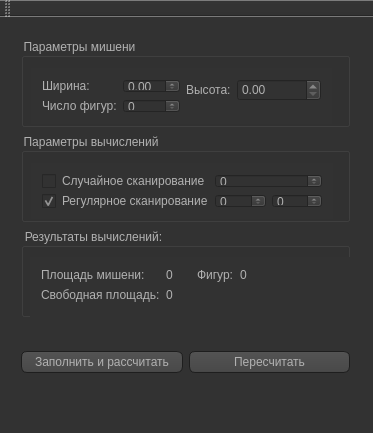
<?xml version="1.0" encoding="UTF-8"?>
<ui version="4.0">
 <class>MainWindow</class>
 <widget class="QMainWindow" name="MainWindow">
  <property name="geometry">
   <rect>
    <x>0</x>
    <y>0</y>
    <width>373</width>
    <height>433</height>
   </rect>
  </property>
  <property name="windowTitle">
   <string>MainWindow</string>
  </property>
  <property name="styleSheet">
   <string notr="true">QToolTip
{
     border: 1px solid black;
     background-color: #ffa02f;
     padding: 1px;
     border-radius: 3px;
     opacity: 100;
}

QWidget
{
    color: #b1b1b1;
    background-color: #323232;
}

QWidget:item:hover
{
    background-color: QLinearGradient( x1: 0, y1: 0, x2: 0, y2: 1, stop: 0 #ffa02f, stop: 1 #ca0619);
    color: #000000;
}

QWidget:item:selected
{
    background-color: QLinearGradient( x1: 0, y1: 0, x2: 0, y2: 1, stop: 0 #ffa02f, stop: 1 #d7801a);
}

QMenuBar::item
{
    background: transparent;
}

QMenuBar::item:selected
{
    background: transparent;
    border: 1px solid #ffaa00;
}

QMenuBar::item:pressed
{
    background: #444;
    border: 1px solid #000;
    background-color: QLinearGradient(
        x1:0, y1:0,
        x2:0, y2:1,
        stop:1 #212121,
        stop:0.4 #343434/*,
        stop:0.2 #343434,
        stop:0.1 #ffaa00*/
    );
    margin-bottom:-1px;
    padding-bottom:1px;
}

QMenu
{
    border: 1px solid #000;
}

QMenu::item
{
    padding: 2px 20px 2px 20px;
}

QMenu::item:selected
{
    color: #000000;
}

QWidget:disabled
{
    color: #404040;
    background-color: #323232;
}

QAbstractItemView
{
    background-color: QLinearGradient( x1: 0, y1: 0, x2: 0, y2: 1, stop: 0 #4d4d4d, stop: 0.1 #646464, stop: 1 #5d5d5d);
}

QWidget:focus
{
    /*border: 2px solid QLinearGradient( x1: 0, y1: 0, x2: 0, y2: 1, stop: 0 #ffa02f, stop: 1 #d7801a);*/
}

QLineEdit
{
    background-color: QLinearGradient( x1: 0, y1: 0, x2: 0, y2: 1, stop: 0 #4d4d4d, stop: 0 #646464, stop: 1 #5d5d5d);
    padding: 1px;
    border-style: solid;
    border: 1px solid #1e1e1e;
    border-radius: 5;
}

QPushButton
{
    color: #b1b1b1;
    background-color: QLinearGradient( x1: 0, y1: 0, x2: 0, y2: 1, stop: 0 #565656, stop: 0.1 #525252, stop: 0.5 #4e4e4e, stop: 0.9 #4a4a4a, stop: 1 #464646);
    border-width: 1px;
    border-color: #1e1e1e;
    border-style: solid;
    border-radius: 6;
    padding: 3px;
    font-size: 12px;
    padding-left: 5px;
    padding-right: 5px;
}

QPushButton:pressed
{
    background-color: QLinearGradient( x1: 0, y1: 0, x2: 0, y2: 1, stop: 0 #2d2d2d, stop: 0.1 #2b2b2b, stop: 0.5 #292929, stop: 0.9 #282828, stop: 1 #252525);
}

QComboBox
{
    selection-background-color: #ffaa00;
    background-color: QLinearGradient( x1: 0, y1: 0, x2: 0, y2: 1, stop: 0 #565656, stop: 0.1 #525252, stop: 0.5 #4e4e4e, stop: 0.9 #4a4a4a, stop: 1 #464646);
    border-style: solid;
    border: 1px solid #1e1e1e;
    border-radius: 5;
}

QComboBox:hover,QPushButton:hover
{
    border: 2px solid QLinearGradient( x1: 0, y1: 0, x2: 0, y2: 1, stop: 0 #ffa02f, stop: 1 #d7801a);
}


QComboBox:on
{
    padding-top: 3px;
    padding-left: 4px;
    background-color: QLinearGradient( x1: 0, y1: 0, x2: 0, y2: 1, stop: 0 #2d2d2d, stop: 0.1 #2b2b2b, stop: 0.5 #292929, stop: 0.9 #282828, stop: 1 #252525);
    selection-background-color: #ffaa00;
}

QComboBox QAbstractItemView
{
    border: 2px solid darkgray;
    selection-background-color: QLinearGradient( x1: 0, y1: 0, x2: 0, y2: 1, stop: 0 #ffa02f, stop: 1 #d7801a);
}

QComboBox::drop-down
{
     subcontrol-origin: padding;
     subcontrol-position: top right;
     width: 15px;

     border-left-width: 0px;
     border-left-color: darkgray;
     border-left-style: solid; /* just a single line */
     border-top-right-radius: 3px; /* same radius as the QComboBox */
     border-bottom-right-radius: 3px;
 }

QComboBox::down-arrow
{
     image: url(:/down_arrow.png);
}

QGroupBox:focus
{
border: 2px solid QLinearGradient( x1: 0, y1: 0, x2: 0, y2: 1, stop: 0 #ffa02f, stop: 1 #d7801a);
}

QTextEdit:focus
{
    border: 2px solid QLinearGradient( x1: 0, y1: 0, x2: 0, y2: 1, stop: 0 #ffa02f, stop: 1 #d7801a);
}

QScrollBar:horizontal {
     border: 1px solid #222222;
     background: QLinearGradient( x1: 0, y1: 0, x2: 0, y2: 1, stop: 0.0 #121212, stop: 0.2 #282828, stop: 1 #484848);
     height: 7px;
     margin: 0px 16px 0 16px;
}

QScrollBar::handle:horizontal
{
      background: QLinearGradient( x1: 0, y1: 0, x2: 1, y2: 0, stop: 0 #ffa02f, stop: 0.5 #d7801a, stop: 1 #ffa02f);
      min-height: 20px;
      border-radius: 2px;
}

QScrollBar::add-line:horizontal {
      border: 1px solid #1b1b19;
      border-radius: 2px;
      background: QLinearGradient( x1: 0, y1: 0, x2: 1, y2: 0, stop: 0 #ffa02f, stop: 1 #d7801a);
      width: 14px;
      subcontrol-position: right;
      subcontrol-origin: margin;
}

QScrollBar::sub-line:horizontal {
      border: 1px solid #1b1b19;
      border-radius: 2px;
      background: QLinearGradient( x1: 0, y1: 0, x2: 1, y2: 0, stop: 0 #ffa02f, stop: 1 #d7801a);
      width: 14px;
     subcontrol-position: left;
     subcontrol-origin: margin;
}

QScrollBar::right-arrow:horizontal, QScrollBar::left-arrow:horizontal
{
      border: 1px solid black;
      width: 1px;
      height: 1px;
      background: white;
}

QScrollBar::add-page:horizontal, QScrollBar::sub-page:horizontal
{
      background: none;
}

QScrollBar:vertical
{
      background: QLinearGradient( x1: 0, y1: 0, x2: 1, y2: 0, stop: 0.0 #121212, stop: 0.2 #282828, stop: 1 #484848);
      width: 7px;
      margin: 16px 0 16px 0;
      border: 1px solid #222222;
}

QScrollBar::handle:vertical
{
      background: QLinearGradient( x1: 0, y1: 0, x2: 0, y2: 1, stop: 0 #ffa02f, stop: 0.5 #d7801a, stop: 1 #ffa02f);
      min-height: 20px;
      border-radius: 2px;
}

QScrollBar::add-line:vertical
{
      border: 1px solid #1b1b19;
      border-radius: 2px;
      background: QLinearGradient( x1: 0, y1: 0, x2: 0, y2: 1, stop: 0 #ffa02f, stop: 1 #d7801a);
      height: 14px;
      subcontrol-position: bottom;
      subcontrol-origin: margin;
}

QScrollBar::sub-line:vertical
{
      border: 1px solid #1b1b19;
      border-radius: 2px;
      background: QLinearGradient( x1: 0, y1: 0, x2: 0, y2: 1, stop: 0 #d7801a, stop: 1 #ffa02f);
      height: 14px;
      subcontrol-position: top;
      subcontrol-origin: margin;
}

QScrollBar::up-arrow:vertical, QScrollBar::down-arrow:vertical
{
      border: 1px solid black;
      width: 1px;
      height: 1px;
      background: white;
}


QScrollBar::add-page:vertical, QScrollBar::sub-page:vertical
{
      background: none;
}

QTextEdit
{
    background-color: #242424;
}

QPlainTextEdit
{
    background-color: #242424;
}

QHeaderView::section
{
    background-color: QLinearGradient(x1:0, y1:0, x2:0, y2:1, stop:0 #616161, stop: 0.5 #505050, stop: 0.6 #434343, stop:1 #656565);
    color: white;
    padding-left: 4px;
    border: 1px solid #6c6c6c;
}

QCheckBox:disabled
{
color: #414141;
}

QDockWidget::title
{
    text-align: center;
    spacing: 3px; /* spacing between items in the tool bar */
    background-color: QLinearGradient(x1:0, y1:0, x2:0, y2:1, stop:0 #323232, stop: 0.5 #242424, stop:1 #323232);
}

QDockWidget::close-button, QDockWidget::float-button
{
    text-align: center;
    spacing: 1px; /* spacing between items in the tool bar */
    background-color: QLinearGradient(x1:0, y1:0, x2:0, y2:1, stop:0 #323232, stop: 0.5 #242424, stop:1 #323232);
}

QDockWidget::close-button:hover, QDockWidget::float-button:hover
{
    background: #242424;
}

QDockWidget::close-button:pressed, QDockWidget::float-button:pressed
{
    padding: 1px -1px -1px 1px;
}

QMainWindow::separator
{
    background-color: QLinearGradient(x1:0, y1:0, x2:0, y2:1, stop:0 #161616, stop: 0.5 #151515, stop: 0.6 #212121, stop:1 #343434);
    color: white;
    padding-left: 4px;
    border: 1px solid #4c4c4c;
    spacing: 3px; /* spacing between items in the tool bar */
}

QMainWindow::separator:hover
{

    background-color: QLinearGradient(x1:0, y1:0, x2:0, y2:1, stop:0 #d7801a, stop:0.5 #b56c17 stop:1 #ffa02f);
    color: white;
    padding-left: 4px;
    border: 1px solid #6c6c6c;
    spacing: 3px; /* spacing between items in the tool bar */
}

QToolBar::handle
{
     spacing: 3px; /* spacing between items in the tool bar */
     background: url(:/images/handle.png);
}

QMenu::separator
{
    height: 2px;
    background-color: QLinearGradient(x1:0, y1:0, x2:0, y2:1, stop:0 #161616, stop: 0.5 #151515, stop: 0.6 #212121, stop:1 #343434);
    color: white;
    padding-left: 4px;
    margin-left: 10px;
    margin-right: 5px;
}

QProgressBar
{
    border: 2px solid grey;
    border-radius: 5px;
    text-align: center;
}

QProgressBar::chunk
{
    background-color: #d7801a;
    width: 2.15px;
    margin: 0.5px;
}

QTabBar::tab {
    color: #b1b1b1;
    border: 1px solid #444;
    border-bottom-style: none;
    background-color: #323232;
    padding-left: 10px;
    padding-right: 10px;
    padding-top: 3px;
    padding-bottom: 2px;
    margin-right: -1px;
}

QTabWidget::pane {
    border: 1px solid #444;
    top: 1px;
}

QTabBar::tab:last
{
    margin-right: 0; /* the last selected tab has nothing to overlap with on the right */
    border-top-right-radius: 3px;
}

QTabBar::tab:first:!selected
{
 margin-left: 0px; /* the last selected tab has nothing to overlap with on the right */


    border-top-left-radius: 3px;
}

QTabBar::tab:!selected
{
    color: #b1b1b1;
    border-bottom-style: solid;
    margin-top: 3px;
    background-color: QLinearGradient(x1:0, y1:0, x2:0, y2:1, stop:1 #212121, stop:.4 #343434);
}

QTabBar::tab:selected
{
    border-top-left-radius: 3px;
    border-top-right-radius: 3px;
    margin-bottom: 0px;
}

QTabBar::tab:!selected:hover
{
    /*border-top: 2px solid #ffaa00;
    padding-bottom: 3px;*/
    border-top-left-radius: 3px;
    border-top-right-radius: 3px;
    background-color: QLinearGradient(x1:0, y1:0, x2:0, y2:1, stop:1 #212121, stop:0.4 #343434, stop:0.2 #343434, stop:0.1 #ffaa00);
}

QRadioButton::indicator:checked, QRadioButton::indicator:unchecked{
    color: #b1b1b1;
    background-color: #323232;
    border: 1px solid #b1b1b1;
    border-radius: 6px;
}

QRadioButton::indicator:checked
{
    background-color: qradialgradient(
        cx: 0.5, cy: 0.5,
        fx: 0.5, fy: 0.5,
        radius: 1.0,
        stop: 0.25 #ffaa00,
        stop: 0.3 #323232
    );
}

QRadioButton::indicator
{
    border-radius: 6px;
}

QRadioButton::indicator:hover, QCheckBox::indicator:hover
{
    border: 1px solid #ffaa00;
}
</string>
  </property>
  <widget class="QWidget" name="centralWidget">
   <widget class="QWidget" name="verticalLayoutWidget">
    <property name="geometry">
     <rect>
      <x>10</x>
      <y>10</y>
      <width>351</width>
      <height>301</height>
     </rect>
    </property>
    <layout class="QVBoxLayout" name="verticalLayout">
     <item>
      <widget class="QGroupBox" name="groupBox">
       <property name="title">
        <string>Параметры мишени</string>
       </property>
       <widget class="QWidget" name="horizontalLayoutWidget_2">
        <property name="geometry">
         <rect>
          <x>10</x>
          <y>30</y>
          <width>301</width>
          <height>56</height>
         </rect>
        </property>
        <layout class="QHBoxLayout" name="horizontalLayout_2">
         <item>
          <layout class="QFormLayout" name="formLayout_2">
           <item row="0" column="0">
            <widget class="QLabel" name="label">
             <property name="text">
              <string>Ширина:</string>
             </property>
            </widget>
           </item>
           <item row="1" column="0">
            <widget class="QLabel" name="label_2">
             <property name="text">
              <string>Число фигур:</string>
             </property>
            </widget>
           </item>
           <item row="0" column="1">
            <widget class="QDoubleSpinBox" name="sbWidth"/>
           </item>
           <item row="1" column="1">
            <widget class="QSpinBox" name="sbFiguresCount"/>
           </item>
          </layout>
         </item>
         <item>
          <layout class="QFormLayout" name="formLayout_4">
           <item row="0" column="0">
            <widget class="QLabel" name="label_3">
             <property name="text">
              <string>Высота:</string>
             </property>
             <property name="buddy">
              <cstring>sbHight</cstring>
             </property>
            </widget>
           </item>
           <item row="0" column="1">
            <widget class="QDoubleSpinBox" name="sbHight"/>
           </item>
          </layout>
         </item>
        </layout>
       </widget>
      </widget>
     </item>
     <item>
      <widget class="QGroupBox" name="groupBox_2">
       <property name="title">
        <string>Параметры вычислений</string>
       </property>
       <widget class="QWidget" name="formLayoutWidget">
        <property name="geometry">
         <rect>
          <x>10</x>
          <y>30</y>
          <width>302</width>
          <height>56</height>
         </rect>
        </property>
        <layout class="QFormLayout" name="formLayout">
         <property name="sizeConstraint">
          <enum>QLayout::SetMaximumSize</enum>
         </property>
         <item row="0" column="0">
          <widget class="QCheckBox" name="cbRandomScanCount">
           <property name="enabled">
            <bool>true</bool>
           </property>
           <property name="text">
            <string>Случайное сканирование</string>
           </property>
           <property name="checked">
            <bool>false</bool>
           </property>
          </widget>
         </item>
         <item row="1" column="0">
          <widget class="QCheckBox" name="cbRegularScanInterval">
           <property name="text">
            <string>Регулярное сканирование</string>
           </property>
           <property name="checked">
            <bool>true</bool>
           </property>
          </widget>
         </item>
         <item row="0" column="1">
          <widget class="QSpinBox" name="sbRandomScanCount"/>
         </item>
         <item row="1" column="1">
          <layout class="QHBoxLayout" name="horizontalLayout">
           <item>
            <widget class="QSpinBox" name="sbRegularScanIntervalStart"/>
           </item>
           <item>
            <widget class="QSpinBox" name="sbRegularScanIntervalEnd"/>
           </item>
          </layout>
         </item>
        </layout>
       </widget>
       <zorder>formLayoutWidget</zorder>
       <zorder>groupBox</zorder>
      </widget>
     </item>
     <item>
      <widget class="QGroupBox" name="groupBox_3">
       <property name="title">
        <string>Результаты вычислений:</string>
       </property>
       <widget class="QWidget" name="horizontalLayoutWidget_3">
        <property name="geometry">
         <rect>
          <x>9</x>
          <y>29</y>
          <width>328</width>
          <height>61</height>
         </rect>
        </property>
        <layout class="QHBoxLayout" name="horizontalLayout_3">
         <item>
          <layout class="QFormLayout" name="formLayout_5">
           <item row="0" column="0">
            <widget class="QLabel" name="label_4">
             <property name="text">
              <string>Площадь мишени:</string>
             </property>
            </widget>
           </item>
           <item row="0" column="1">
            <widget class="QLabel" name="lArea">
             <property name="text">
              <string>0</string>
             </property>
            </widget>
           </item>
           <item row="1" column="0">
            <widget class="QLabel" name="label_6">
             <property name="text">
              <string>Свободная площадь:</string>
             </property>
            </widget>
           </item>
           <item row="1" column="1">
            <widget class="QLabel" name="lFreeArea">
             <property name="text">
              <string>0</string>
             </property>
            </widget>
           </item>
          </layout>
         </item>
         <item>
          <layout class="QFormLayout" name="formLayout_6">
           <item row="0" column="1">
            <widget class="QLabel" name="lFigures">
             <property name="text">
              <string>0</string>
             </property>
            </widget>
           </item>
           <item row="0" column="0">
            <widget class="QLabel" name="label_8">
             <property name="text">
              <string>Фигур:</string>
             </property>
            </widget>
           </item>
          </layout>
         </item>
        </layout>
       </widget>
      </widget>
     </item>
    </layout>
   </widget>
   <widget class="QWidget" name="horizontalLayoutWidget_4">
    <property name="geometry">
     <rect>
      <x>10</x>
      <y>320</y>
      <width>351</width>
      <height>51</height>
     </rect>
    </property>
    <layout class="QHBoxLayout" name="horizontalLayout_4">
     <item>
      <widget class="QPushButton" name="pushButton_2">
       <property name="text">
        <string>Заполнить и рассчитать</string>
       </property>
      </widget>
     </item>
     <item>
      <widget class="QPushButton" name="pushButton">
       <property name="text">
        <string>Пересчитать</string>
       </property>
      </widget>
     </item>
    </layout>
   </widget>
  </widget>
  <widget class="QMenuBar" name="menuBar">
   <property name="geometry">
    <rect>
     <x>0</x>
     <y>0</y>
     <width>373</width>
     <height>19</height>
    </rect>
   </property>
  </widget>
  <widget class="QToolBar" name="mainToolBar">
   <attribute name="toolBarArea">
    <enum>TopToolBarArea</enum>
   </attribute>
   <attribute name="toolBarBreak">
    <bool>false</bool>
   </attribute>
  </widget>
  <widget class="QStatusBar" name="statusBar"/>
 </widget>
 <layoutdefault spacing="6" margin="11"/>
 <resources/>
 <connections>
  <connection>
   <sender>sbFiguresCount</sender>
   <signal>valueChanged(int)</signal>
   <receiver>lFigures</receiver>
   <slot>setNum(int)</slot>
   <hints>
    <hint type="sourcelabel">
     <x>147</x>
     <y>122</y>
    </hint>
    <hint type="destinationlabel">
     <x>250</x>
     <y>290</y>
    </hint>
   </hints>
  </connection>
 </connections>
</ui>
